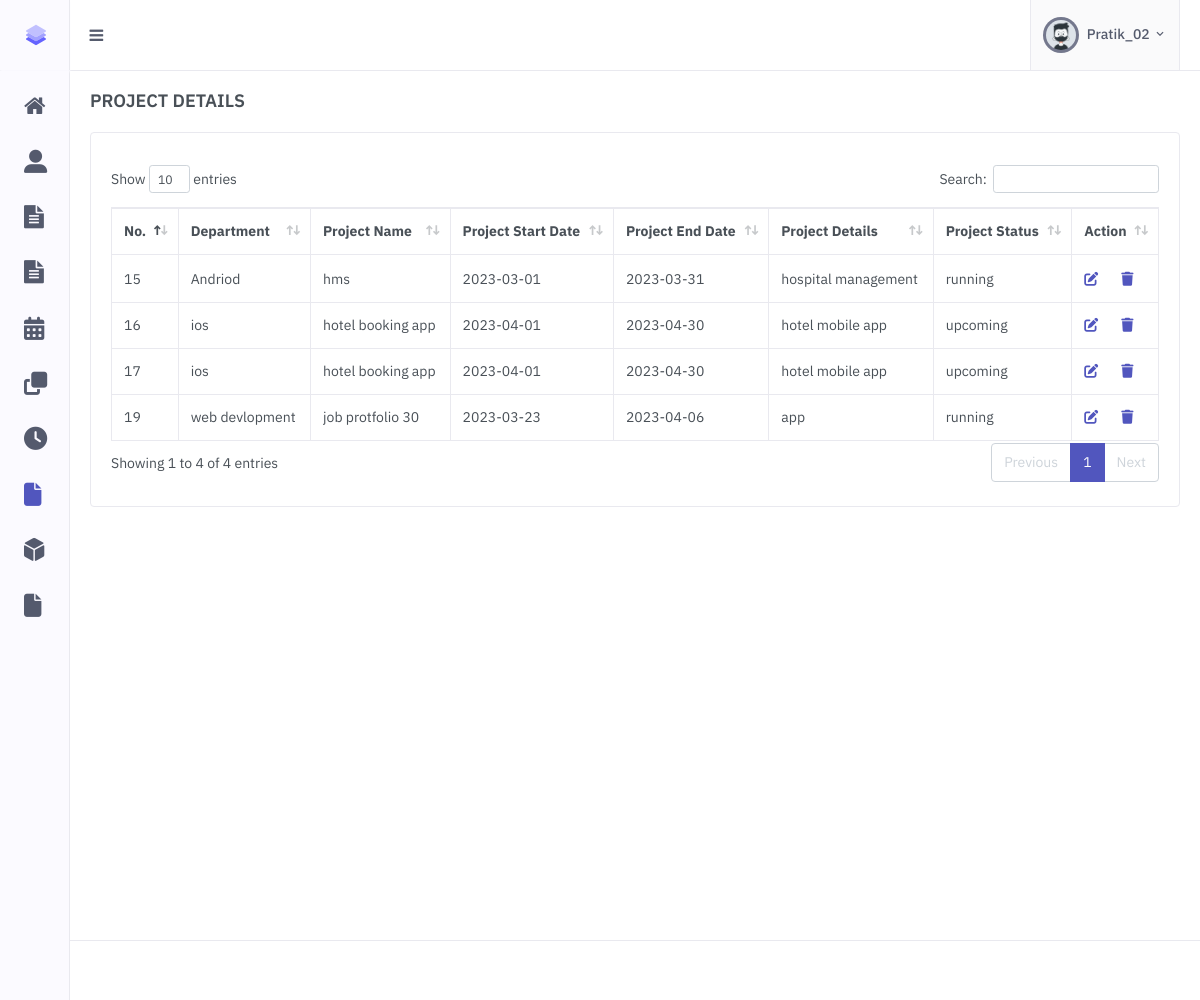
The app's page /manage_project.php (signed in) with its own data.
### tables this page shows
CREATE TABLE `project` (
  `project_Id` int(11) NOT NULL,
  `project_name` varchar(255) NOT NULL,
  `project_start_date` varchar(255) NOT NULL,
  `project_end_date` varchar(255) NOT NULL,
  `project_details` varchar(255) NOT NULL,
  `project_status` varchar(255) NOT NULL,
  `Department` int(11) NOT NULL
);

CREATE TABLE `department` (
  `Department_Id` int(11) NOT NULL,
  `Department_Name` varchar(100) NOT NULL
);

### manage_project.php (the view, shortened to what this page needs)
<!doctype html>
<html lang="en">
<head>
    <link href="assets/libs/datatables.net-bs4/css/dataTables.bootstrap4.min.css" rel="stylesheet" type="text/css" />
    <link href="assets/libs/datatables.net-buttons-bs4/css/buttons.bootstrap4.min.css" rel="stylesheet" type="text/css" />
    <link href="assets/libs/datatables.net-responsive-bs4/css/responsive.bootstrap4.min.css" rel="stylesheet" type="text/css" />
    <link rel="stylesheet" href="assets/css/preloader.min.css" type="text/css" />
    <link href="assets/css/bootstrap.min.css" id="bootstrap-style" rel="stylesheet" type="text/css" />
    <link href="assets/css/icons.min.css" rel="stylesheet" type="text/css" />
    <link href="assets/css/app.min.css" id="app-style" rel="stylesheet" type="text/css" />
</head>
<body>
    <?php include('Menu.php'); ?>
    <div class="main-content">
        <div class="page-content">
            <div class="container-fluid">
                <div class="row">
                    <div class="col-12">
                        <div class="page-title-box d-sm-flex align-items-center justify-content-between">
                            <h4 class="mb-sm-0 font-size-18">PROJECT DETAILS</h4>
                        </div>
                    </div>
                </div>
                <div class="row">
                    <div class="col-12">
                        <div class="card">
                            <div class="card-body">
                                <table id="datatable" class="">
                                    <div style="overflow-x:auto;">
                                        <table id="example" class="table table-bordered dt-responsive  nowrap w-100">
                                            <thead>
                                                <tr>
                                                    <th>No.</th>
                                                    <th>Department</th>
                                                    <th>Project Name</th>
                                                    <th>Project Start Date</th>
                                                    <th>Project End Date</th>
                                                    <th>Project Details</th>
                                                    <th>Project Status</th>
                                                    <th>Action</th>
                                                </tr>
                                            </thead>
                                            <tbody>
                                                <?php
                                                include "config.php";
                                                $sql = "SELECT department.Department_Name, project.* FROM project INNER JOIN department ON project.Department = department.Department_Id";
                                                $res = mysqli_query($conn, $sql);
                                                while ($row = mysqli_fetch_assoc($res)) {
                                                ?>
                                                    <tr>
                                                        <td><?php echo $row['project_Id'] ?></td>
                                                        <td><?php echo $row['Department_Name'] ?></td>
                                                        <td><?php echo $row['project_name'] ?></td>
                                                        <td><?php echo $row['project_start_date'] ?></td>
                                                        <td><?php echo $row['project_end_date'] ?></td>
                                                        <td><?php echo $row['project_details'] ?></td>
                                                        <td><?php echo $row['project_status'] ?></td>
                                                        <td><a href="Edit_Project.php?z=<?php echo $row['project_Id'] ?>"><i class='fas fa-edit'></i> </a>&nbsp; &nbsp; &nbsp;
                                                            <a href="delete_project.php?z=<?php echo $row['project_Id'] ?>"><i class='fas fa-trash'></i></a>
                                                        </td>
                                                    </tr>
                                                <?php
                                                }
                                                ?>
                                            </tbody>
                                        </table>
                                    </div>
                                </table>
                            </div>
                        </div>
                    </div>
                </div>
        </div>
    </div>
    </div>
    <footer class="footer">
    </footer>
</body>
</html>

### records on screen
project: project_Id "15", Department.Department_Name "Andriod", project_name "hms", project_start_date "2023-03-01", project_end_date "2023-03-31", project_details "hospital management", project_status "running"
project: project_Id "16", Department.Department_Name "ios", project_name "hotel booking app", project_start_date "2023-04-01", project_end_date "2023-04-30", project_details "hotel mobile app", project_status "upcoming"
project: project_Id "17", Department.Department_Name "ios", project_name "hotel booking app", project_start_date "2023-04-01", project_end_date "2023-04-30", project_details "hotel mobile app", project_status "upcoming"
project: project_Id "19", Department.Department_Name "web devlopment", project_name "job protfolio 30", project_start_date "2023-03-23", project_end_date "2023-04-06", project_details "app", project_status "running"

### other values on screen
$_SESSION['username'] "Pratik_02"
